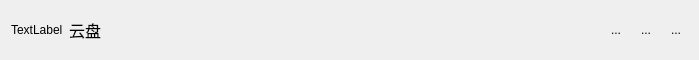
<?xml version="1.0" encoding="UTF-8"?>
<ui version="4.0">
 <class>Title_Wg</class>
 <widget class="QWidget" name="Title_Wg">
  <property name="geometry">
   <rect>
    <x>0</x>
    <y>0</y>
    <width>699</width>
    <height>60</height>
   </rect>
  </property>
  <property name="windowTitle">
   <string>Form</string>
  </property>
  <layout class="QHBoxLayout" name="horizontalLayout">
   <item>
    <widget class="QLabel" name="logo">
     <property name="text">
      <string>TextLabel</string>
     </property>
    </widget>
   </item>
   <item>
    <widget class="QLabel" name="wgtitle">
     <property name="font">
      <font>
       <pointsize>12</pointsize>
      </font>
     </property>
     <property name="text">
      <string>云盘</string>
     </property>
    </widget>
   </item>
   <item>
    <spacer name="horizontalSpacer">
     <property name="orientation">
      <enum>Qt::Horizontal</enum>
     </property>
     <property name="sizeHint" stdset="0">
      <size>
       <width>413</width>
       <height>20</height>
      </size>
     </property>
    </spacer>
   </item>
   <item>
    <widget class="QToolButton" name="set">
     <property name="text">
      <string>...</string>
     </property>
     <property name="icon">
      <iconset resource="src.qrc">
       <normaloff>:/images/login_setting.png</normaloff>:/images/login_setting.png</iconset>
     </property>
     <property name="iconSize">
      <size>
       <width>32</width>
       <height>32</height>
      </size>
     </property>
     <property name="autoRaise">
      <bool>true</bool>
     </property>
    </widget>
   </item>
   <item>
    <widget class="QToolButton" name="min">
     <property name="text">
      <string>...</string>
     </property>
     <property name="icon">
      <iconset resource="src.qrc">
       <normaloff>:/images/login_min.png</normaloff>:/images/login_min.png</iconset>
     </property>
     <property name="iconSize">
      <size>
       <width>32</width>
       <height>32</height>
      </size>
     </property>
     <property name="autoRaise">
      <bool>true</bool>
     </property>
    </widget>
   </item>
   <item>
    <widget class="QToolButton" name="close">
     <property name="text">
      <string>...</string>
     </property>
     <property name="icon">
      <iconset resource="src.qrc">
       <normaloff>:/images/login_close.png</normaloff>:/images/login_close.png</iconset>
     </property>
     <property name="iconSize">
      <size>
       <width>32</width>
       <height>32</height>
      </size>
     </property>
     <property name="autoRaise">
      <bool>true</bool>
     </property>
    </widget>
   </item>
  </layout>
 </widget>
 <resources>
  <include location="src.qrc"/>
 </resources>
 <connections/>
</ui>
